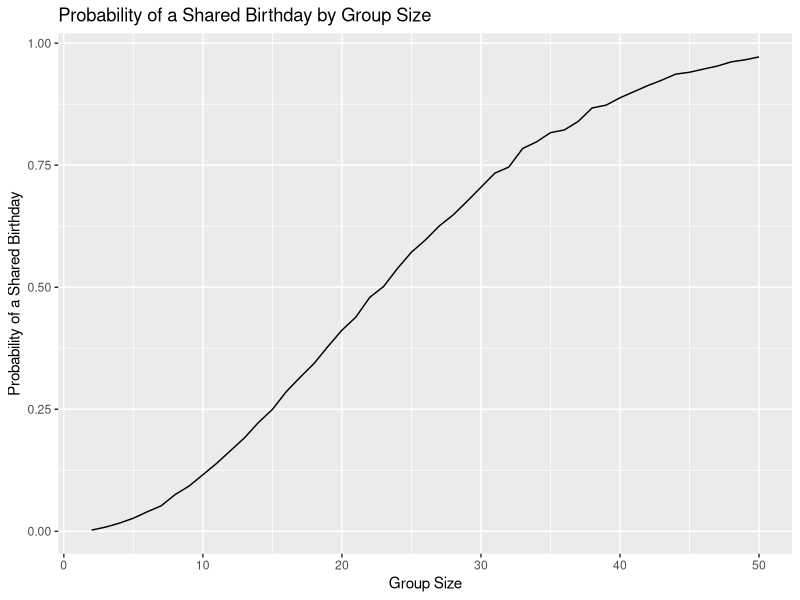

This figure's R source:
## ---- chunk 1
library(tidyverse)
set.seed(1)
## ---- chunk 2
#writing a function for a fixed group size
birthday_simulations = function(n) {
  birthdays = sample(1:365, size = n, replace = TRUE) 
  any(duplicated(birthdays))
}

#setting up 10,000 simulations for each group size between 2 and 50

birthday_simulations_df = 
  expand_grid(
    group_size = 2:50,
    iter = 1:10000
  ) |>
  mutate(
    shared_birthday = map(group_size, birthday_simulations)
  ) |>
  unnest(shared_birthday)

birthday_probabilities_df =
  birthday_simulations_df |>
  group_by(group_size) |>
  summarize(
    probability = mean(shared_birthday)
  )
## ---- chunk 3
# creating plot
birthday_probabilities_df |>
  ggplot(aes(x = group_size, y = probability)) +
  geom_line() +
  labs(
    title = "Probability of a Shared Birthday by Group Size",
    x = "Group Size",
    y = "Probability of a Shared Birthday"
  )
## ---- chunk 4
#importing csv files
longitudinal_arms_df = 
  tibble(
    files = list.files("data"),
    path = str_c("data/", files)
  ) |>
  mutate(
    data = map(path, read_csv)
  ) |>
  unnest(data)
